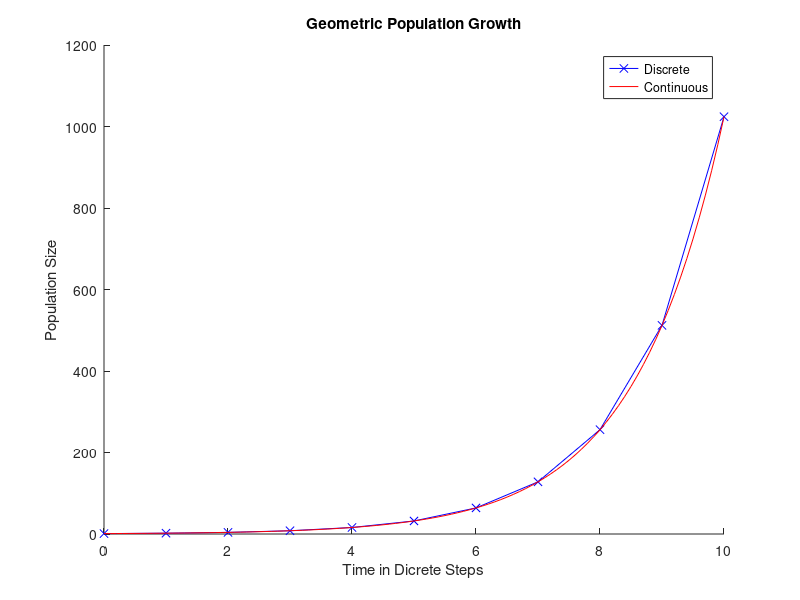
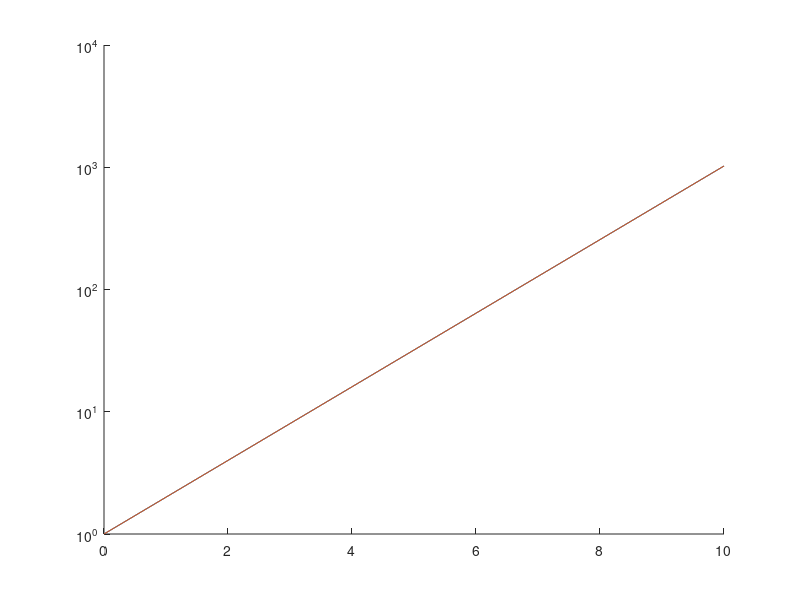

MATLAB code for these plots, in order:
% Scripts for Population Bomb
% Lecture 2 - Anthony J. Richardson
% Example 1: Discrete Time Geometric Growth Equation
% Try playing with different values of R
setenv ("GNUTERM","xlib")
more off
% M2.1
n0=1;% n0=1
R=2; % R=1
t=0:1:10;

nt=R.^t*n0;
figure(1)
hold on
plot(t,nt,'bx-')
title('Geometric Population Growth')
xlabel('Time in Dicrete Steps')
ylabel('Population Size')

%M2.2
% log plot more useful (discret)
figure(2)
hold on
semilogy(t,nt)

% Example 2: Continuous Time
% M2.3
n0=1;
r=log(2);
t=0:0.1:10;
nt=n0*exp(r*t);
figure(1)
plot(t,nt,'r')
legend('Discrete','Continuous')
hold off

% M2.4
% log plot more useful (continuous)
figure(2)
semilogy(t,nt)
hold off